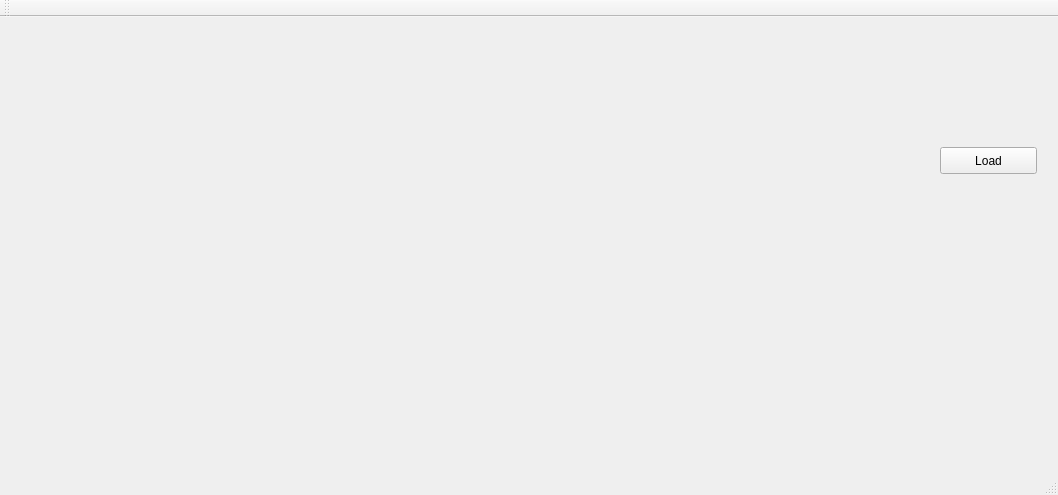
<?xml version="1.0" encoding="UTF-8"?>
<ui version="4.0">
 <class>MainWindow</class>
 <widget class="QMainWindow" name="MainWindow">
  <property name="geometry">
   <rect>
    <x>0</x>
    <y>0</y>
    <width>1058</width>
    <height>495</height>
   </rect>
  </property>
  <property name="windowTitle">
   <string>MainWindow</string>
  </property>
  <widget class="QWidget" name="centralWidget">
   <widget class="QPushButton" name="RE">
    <property name="geometry">
     <rect>
      <x>940</x>
      <y>130</y>
      <width>97</width>
      <height>27</height>
     </rect>
    </property>
    <property name="text">
     <string>Load</string>
    </property>
   </widget>
  </widget>
  <widget class="QMenuBar" name="menuBar">
   <property name="geometry">
    <rect>
     <x>0</x>
     <y>0</y>
     <width>1058</width>
     <height>25</height>
    </rect>
   </property>
  </widget>
  <widget class="QToolBar" name="mainToolBar">
   <attribute name="toolBarArea">
    <enum>TopToolBarArea</enum>
   </attribute>
   <attribute name="toolBarBreak">
    <bool>false</bool>
   </attribute>
  </widget>
  <widget class="QStatusBar" name="statusBar"/>
 </widget>
 <layoutdefault spacing="6" margin="11"/>
 <resources/>
 <connections/>
</ui>
